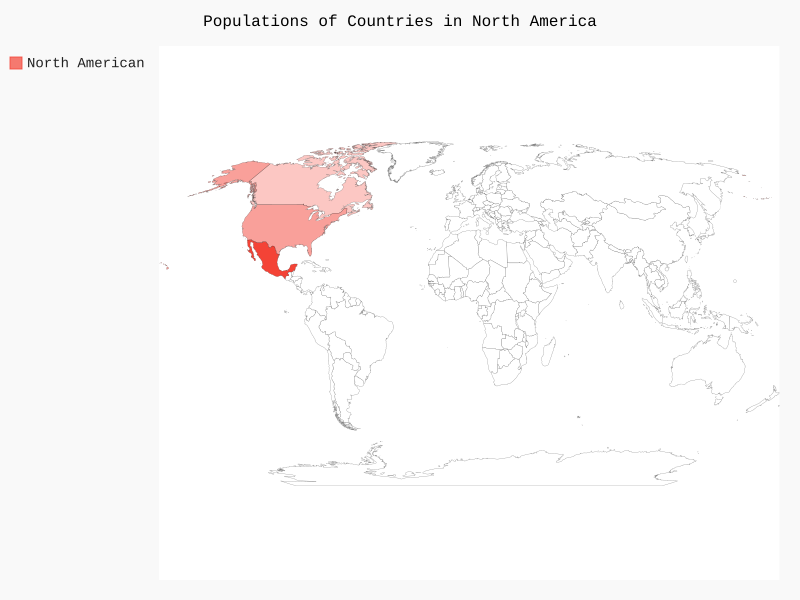

This chart was generated by the following Python code:
import pygal.maps.world

wm = pygal.maps.world.World()
wm.title = 'Populations of Countries in North America'
wm.add('North American', {'ca': 34126000, 'mx': 309349000, 'us': 113423000})

wm.render_to_file('na_populations.svg')
